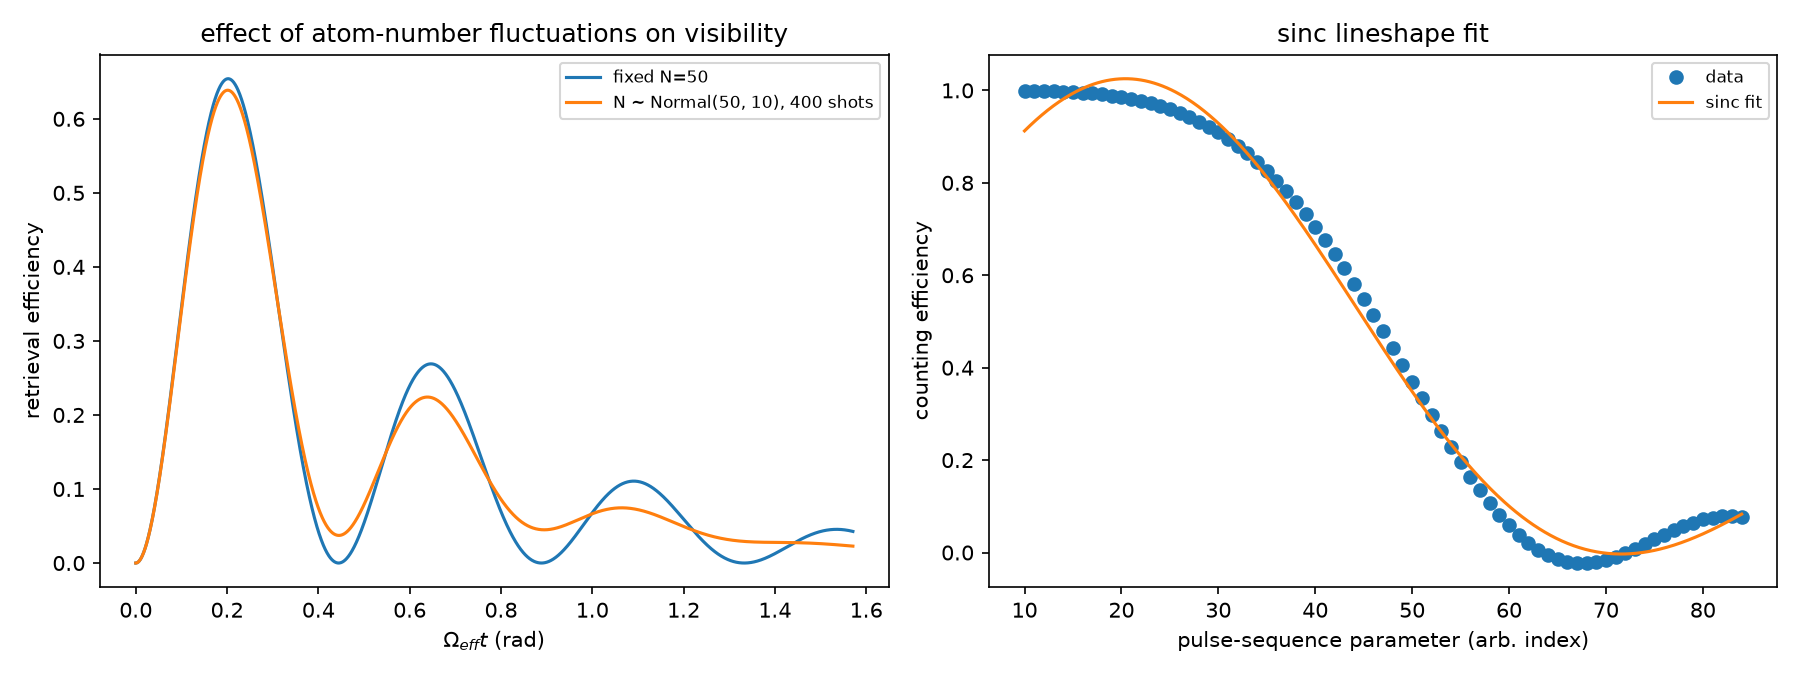

Source code (Python):
"""Effect of atom-number fluctuations on the collective sqrt(N) Rabi oscillation.

Companion analysis to Y. Mei, Y. Li, H. Nguyen, P. R. Berman, A. Kuzmich,
"Trapped Alkali-Metal Rydberg Qubit," Phys. Rev. Lett. 128, 123601 (2022). A
single collective Rydberg spin excitation shared by N atoms is retrieved with
efficiency eff(omega) = (exp(-omega) * sin(sqrt(N) * omega))**2, where omega
is the (dimensionless) two-photon retrieval pulse area; the sqrt(N) collective
enhancement of the Rabi frequency is the qubit's central signature. Because
the trapped atom number fluctuates shot to shot, the observed oscillation
contrast is reduced relative to the fixed-N prediction: this script averages
the efficiency over many shots with N drawn from a Gaussian distribution
around N=50 and compares to the noiseless (fixed-N) curve.

The second part fits the same finite-pulse Fourier lineshape (a sinc, from
the Fourier transform of a square RF/microwave addressing pulse) to a
measured counting-efficiency scan, data/CAvg.txt. The original notebook cell
doing this fit was broken (undefined ``FWHM_list``, ``curve_fit`` called with
swapped arguments, undefined ``p.sinc``); it is fixed here to a standard
scipy curve_fit of an offset, amplitude-scaled sinc.

Source: Effect of N.ipynb. Data: data/CAvg.txt.
"""

from pathlib import Path

import matplotlib

matplotlib.use("Agg")
import matplotlib.pyplot as plt
import numpy as np
import pandas as pd
from scipy.optimize import curve_fit


def efficiency(omega, n):
    """Retrieval efficiency (exp(-omega) * sin(sqrt(n) * omega))**2 at fixed N=n."""
    return (np.exp(-omega) * np.sin(np.sqrt(n) * omega)) ** 2


def efficiency_n_averaged(omega, n_mean, n_std, n_shots, rng):
    """Monte Carlo average of efficiency() over Gaussian-distributed shot-to-shot N."""
    avg = np.zeros_like(omega)
    for _ in range(n_shots):
        n = max(n_mean + rng.normal(0, n_std), 0)
        avg += efficiency(omega, n)
    return avg / n_shots


def sinc_lineshape(x, amp, a, x0, offset):
    """Amplitude-scaled, offset sinc: the Fourier lineshape of a square pulse."""
    return amp * np.sinc(a * (x - x0)) + offset


def main():
    rng = np.random.default_rng(0)

    # (a) fixed-N vs. Gaussian-N-averaged collective Rabi oscillation
    omega = np.linspace(0, 0.5 * np.pi, 2000)
    n_mean, n_std = 50, 10
    eff_fixed = efficiency(omega, n_mean)
    eff_avg = efficiency_n_averaged(omega, n_mean, n_std, n_shots=400, rng=rng)

    # (b) sinc-lineshape fit to the measured counting-efficiency scan
    cavg = pd.read_csv(
        Path(__file__).parent / "data" / "CAvg.txt", sep=r"\s+", header=None, names=["x", "eff"]
    )
    popt, _ = curve_fit(
        sinc_lineshape, cavg["x"], cavg["eff"], p0=[1, 0.02, 10, 0]
    )
    print(f"sinc fit: amplitude={popt[0]:.3f} a={popt[1]:.4f} x0={popt[2]:.2f} offset={popt[3]:.3f}")
    x_fine = np.linspace(cavg["x"].min(), cavg["x"].max(), 500)

    fig, axes = plt.subplots(1, 2, figsize=(12, 4.5))

    axes[0].plot(omega, eff_fixed, label=f"fixed N={n_mean}")
    axes[0].plot(omega, eff_avg, label=f"N ~ Normal({n_mean}, {n_std}), {400} shots")
    axes[0].set_xlabel(r"$\Omega_{eff} t$ (rad)")
    axes[0].set_ylabel("retrieval efficiency")
    axes[0].set_title("effect of atom-number fluctuations on visibility")
    axes[0].legend(fontsize=8)

    axes[1].plot(cavg["x"], cavg["eff"], "o", label="data")
    axes[1].plot(x_fine, sinc_lineshape(x_fine, *popt), "-", label="sinc fit")
    axes[1].set_xlabel("pulse-sequence parameter (arb. index)")
    axes[1].set_ylabel("counting efficiency")
    axes[1].set_title("sinc lineshape fit")
    axes[1].legend(fontsize=8)

    fig.tight_layout()
    fig.savefig(Path(__file__).with_suffix(".png"), dpi=150)


if __name__ == "__main__":
    main()
